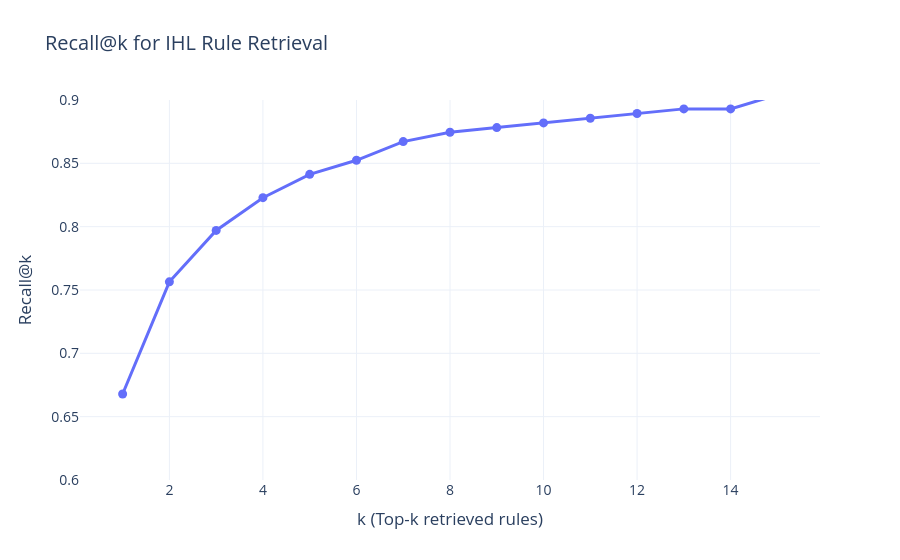
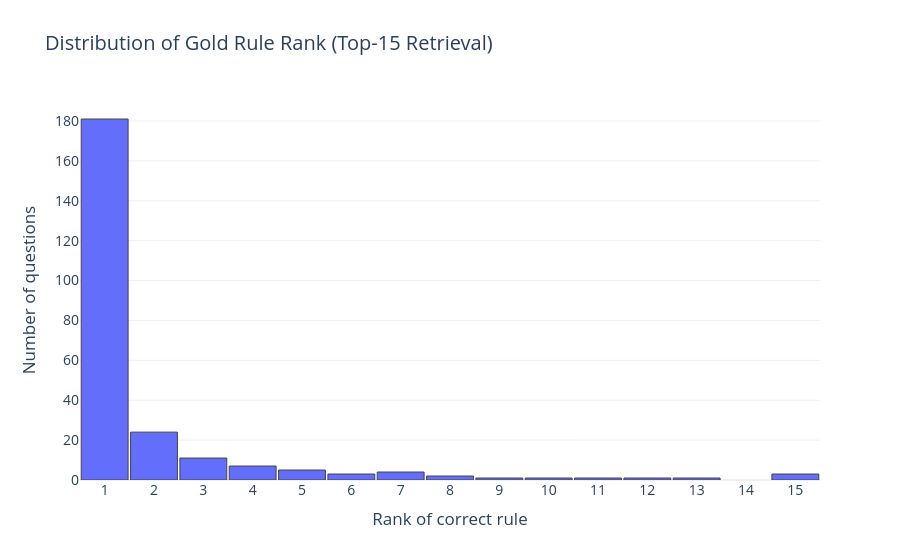
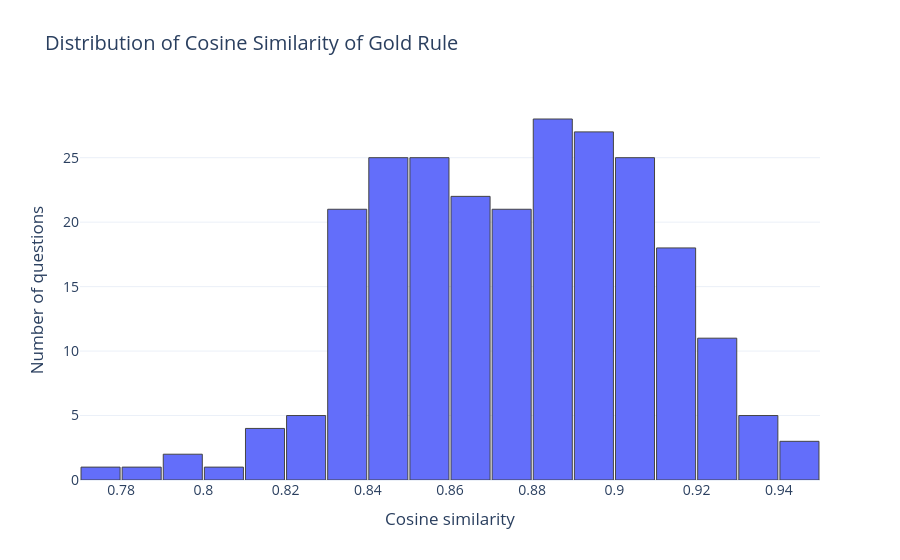

Write notebook code for charts like these, in order.
### Markdown cell above
## Analysis of RAG Retrieval Performance

In this section, we analyze the retrieval behavior of the Retrieval-Augmented Generation (RAG) component on the IHL benchmark.  
For each benchmark question, we examine the **top-15 retrieved Customary IHL rules** produced by the embedding-based retriever.

All rules and queries are embedded using the **BAAI/bge-large-en** sentence embedding model.  
Retrieval is performed via cosine similarity between the question embedding and the pre-computed embeddings of the 161 Customary IHL rules.

The analysis focuses on:
- The rank position of the gold-standard rule
- Recall@$k$ for varying values of $k$
- The distribution of cosine similarity scores assigned to the correct rule

This allows us to evaluate the effectiveness of the retrieval component independently of the language model.

### Code cell
# ===============================
# Load RAG analysis JSON
# ===============================
with open("../evaluation/predictions/rag_analysis.json", "r", encoding="utf-8") as f:
    data = json.load(f)

results = data["results"]
total = len(results)

print(f"Loaded {total} IHL questions")

# ===============================
# Helper: normalize rule IDs
# ===============================
def normalize_rule_id(rule):
    """
    Accepts:
      - int (145)
      - str ("rule 145", "145")
    Returns:
      - "rule 145"
    """
    if isinstance(rule, int):
        return f"rule {rule}"
    rule = rule.lower().strip()
    if rule.startswith("rule"):
        return rule
    return f"rule {rule}"


# ===============================
# Compute Gold Rule Rank & Similarity
# ===============================
gold_ranks = []
gold_similarities = []
missing_gold = 0

for r in results:
    gold = normalize_rule_id(r["gold_source"])
    found = False

    for item in r["retrieved_sources"]:
        rid = normalize_rule_id(item["rule_id"])
        if rid == gold:
            gold_ranks.append(item["rank"])
            gold_similarities.append(item["similarity"])
            found = True
            break

    if not found:
        missing_gold += 1


# ===============================
# Rank statistics
# ===============================
gold_ranks_arr = np.array(gold_ranks)

mean_rank = gold_ranks_arr.mean()
median_rank = np.median(gold_ranks_arr)
min_rank = gold_ranks_arr.min()
max_rank = gold_ranks_arr.max()
std_rank = gold_ranks_arr.std()

print("\n===== GOLD RULE RANK STATISTICS =====")
print(f"Mean rank:     {mean_rank:.2f}")
print(f"Median rank:   {median_rank}")
print(f"Min rank:      {min_rank}")
print(f"Max rank:      {max_rank}")
print(f"Std deviation: {std_rank:.2f}")
print(f"Recall@15:     {len(gold_ranks_arr)/total*100:.2f}%")
print("====================================\n")

# ===============================
# Compute Recall@k
# ===============================
max_k = 15
recall_at_k = []

for k in range(1, max_k + 1):
    hits = 0
    for r in results:
        gold = normalize_rule_id(r["gold_source"])
        retrieved = r["retrieved_sources"][:k]
        retrieved_ids = [normalize_rule_id(x["rule_id"]) for x in retrieved]
        if gold in retrieved_ids:
            hits += 1
    recall_at_k.append(hits / total)

# ===============================
# Plot Recall@k
# ===============================
fig_recall = go.Figure()

fig_recall.add_trace(go.Scatter(
    x=list(range(1, max_k + 1)),
    y=recall_at_k,
    mode="lines+markers",
    marker=dict(size=9),
    line=dict(width=3),
    name="Recall@k"
))

fig_recall.update_layout(
    title="Recall@k for IHL Rule Retrieval",
    xaxis_title="k (Top-k retrieved rules)",
    yaxis_title="Recall@k",
    yaxis=dict(range=[0.6, 0.9]),
    template="plotly_white",
    hovermode="x unified",
    font=dict(size=14)
)

fig_recall.show()

# ===============================
# Plot 1 — Rank distribution
# ===============================
fig_rank = go.Figure()

fig_rank.add_trace(go.Histogram(
    x=gold_ranks,
    nbinsx=15,
    marker=dict(line=dict(width=1)),
))

fig_rank.update_layout(
    title="Distribution of Gold Rule Rank (Top-15 Retrieval)",
    xaxis_title="Rank of correct rule",
    yaxis_title="Number of questions",
    template="plotly_white",
    bargap=0.05,
    font=dict(size=14)
)

fig_rank.update_xaxes(dtick=1)
fig_rank.show()

# ===============================
# Plot 2 — Similarity distribution
# ===============================
fig_sim = go.Figure()

fig_sim.add_trace(go.Histogram(
    x=gold_similarities,
    nbinsx=25,
    marker=dict(line=dict(width=1)),
))

fig_sim.update_layout(
    title="Distribution of Cosine Similarity of Gold Rule",
    xaxis_title="Cosine similarity",
    yaxis_title="Number of questions",
    template="plotly_white",
    bargap=0.05,
    font=dict(size=14)
)

fig_sim.show()

### Figure 1 — Plotly figure (JSON) as saved in the notebook; plotly's stock layout.template omitted (floating-point values rounded to 4 significant figures)
{"data": [{"line": {"width": 3}, "marker": {"size": 9}, "mode": "lines+markers", "name": "Recall@k", "type": "scatter", "x": [1, 2, 3, 4, 5, 6, 7, 8, 9, 10, 11, 12, 13, 14, 15], "y": [0.6679, 0.7565, 0.797, 0.8229, 0.8413, 0.8524, 0.8672, 0.8745, 0.8782, 0.8819, 0.8856, 0.8893, 0.893, 0.893, 0.9041]}], "layout": {"autosize": true, "font": {"size": 14}, "hovermode": "x unified", "title": {"text": "Recall@k for IHL Rule Retrieval"}, "xaxis": {"autorange": true, "range": [0.04657, 15.95], "title": {"text": "k (Top-k retrieved rules)"}, "type": "linear"}, "yaxis": {"range": [0.6, 0.9], "title": {"text": "Recall@k"}, "type": "linear"}}}

### Figure 2 — Plotly figure (JSON) as saved in the notebook; plotly's stock layout.template omitted (floating-point values rounded to 4 significant figures; data arrays with more than 128 entries replaced by an {"elided": "..."} marker saying what was removed)
{"data": [{"marker": {"line": {"width": 1}}, "nbinsx": 15, "type": "histogram", "x": {"elided": "245 int values"}}], "layout": {"autosize": true, "bargap": 0.05, "font": {"size": 14}, "title": {"text": "Distribution of Gold Rule Rank (Top-15 Retrieval)"}, "xaxis": {"autorange": true, "dtick": 1, "range": [0.5, 15.5], "title": {"text": "Rank of correct rule"}, "type": "linear"}, "yaxis": {"autorange": true, "range": [0, 190.5], "title": {"text": "Number of questions"}}}}

### Figure 3 — Plotly figure (JSON) as saved in the notebook; plotly's stock layout.template omitted (floating-point values rounded to 4 significant figures; data arrays with more than 128 entries replaced by an {"elided": "..."} marker saying what was removed)
{"data": [{"marker": {"line": {"width": 1}}, "nbinsx": 25, "type": "histogram", "x": {"elided": "245 float values"}}], "layout": {"autosize": true, "bargap": 0.05, "font": {"size": 14}, "title": {"text": "Distribution of Cosine Similarity of Gold Rule"}, "xaxis": {"autorange": true, "range": [0.77, 0.95], "title": {"text": "Cosine similarity"}, "type": "linear"}, "yaxis": {"autorange": true, "range": [0, 29.47], "title": {"text": "Number of questions"}}}}
